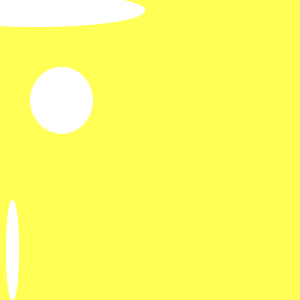
Frame 1 (no input)
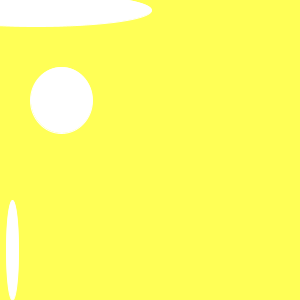
Frame 60 (the mouse pressed at the canvas centre just before this capture)
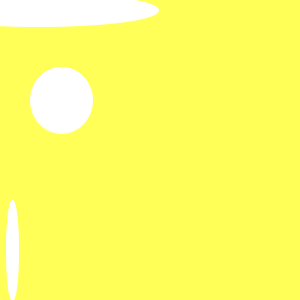
Frame 120 (the mouse held since frame 60 and released just before this capture)

The Processing sketch that drew these frames (run headless with seeded random() and noise(); from frame 60 on, the mouse is pressed at the canvas centre):

// Processing sketch: processing_164898
// ── processing_164898.pde

void setup() {
  size(300,300);
  stroke(255);
}

void draw() {
  
  float s = map(second(), 0, 60, 0, 100);
  float m = map(minute(), 0, 60, 0, 100);
  float h = map(hour(), 0, 24, 0, 100);
  background(s*10, 10*s, 50+s);
  ellipse(s, 10, s*TWO_PI, 33);
  ellipse(m, 100, m, 66);
  ellipse(h, 250, h, 100);
}
